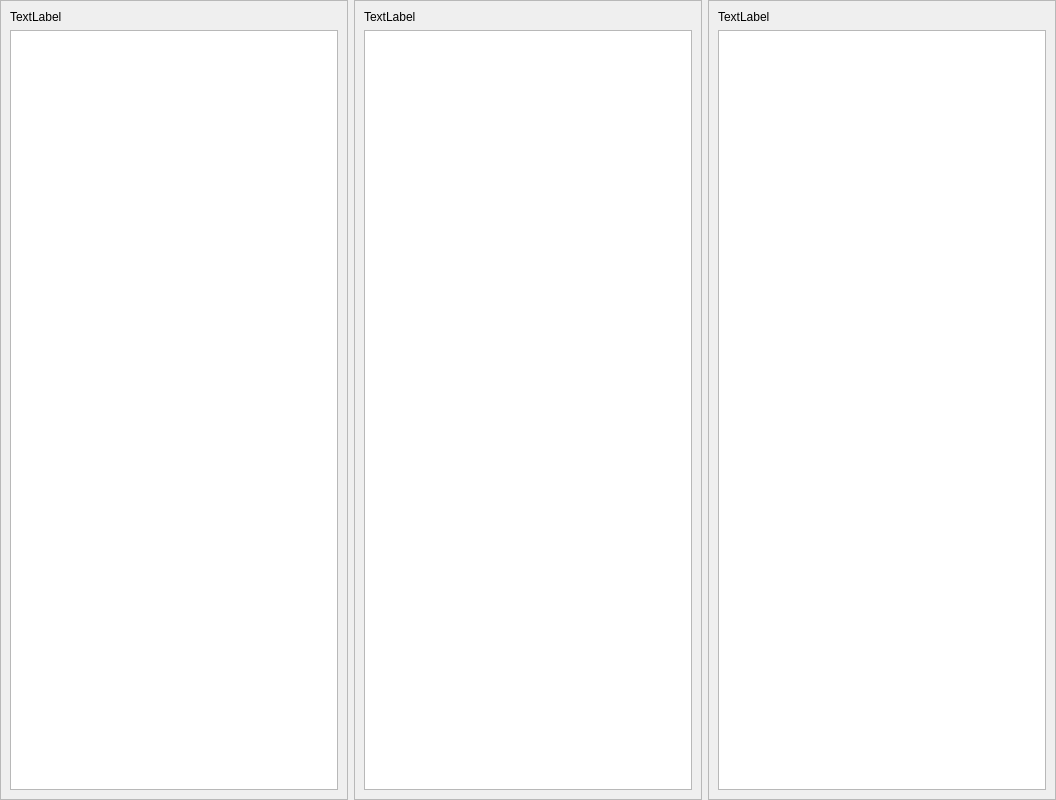
<?xml version="1.0" encoding="UTF-8"?>
<ui version="4.0">
 <class>Form</class>
 <widget class="QWidget" name="Form">
  <property name="geometry">
   <rect>
    <x>0</x>
    <y>0</y>
    <width>1056</width>
    <height>800</height>
   </rect>
  </property>
  <property name="windowTitle">
   <string>Form</string>
  </property>
  <layout class="QGridLayout" name="gridLayout">
   <property name="leftMargin">
    <number>0</number>
   </property>
   <property name="topMargin">
    <number>0</number>
   </property>
   <property name="rightMargin">
    <number>0</number>
   </property>
   <property name="bottomMargin">
    <number>0</number>
   </property>
   <item row="0" column="0">
    <widget class="QFrame" name="frame">
     <property name="frameShape">
      <enum>QFrame::StyledPanel</enum>
     </property>
     <property name="frameShadow">
      <enum>QFrame::Raised</enum>
     </property>
     <layout class="QGridLayout" name="gridLayout_2">
      <item row="0" column="0">
       <widget class="QLabel" name="lbl_a">
        <property name="text">
         <string>TextLabel</string>
        </property>
       </widget>
      </item>
      <item row="1" column="0">
       <widget class="QTableWidget" name="tbl_a"/>
      </item>
     </layout>
    </widget>
   </item>
   <item row="0" column="1">
    <widget class="QFrame" name="frame_2">
     <property name="frameShape">
      <enum>QFrame::StyledPanel</enum>
     </property>
     <property name="frameShadow">
      <enum>QFrame::Raised</enum>
     </property>
     <layout class="QGridLayout" name="gridLayout_3">
      <item row="0" column="0">
       <widget class="QLabel" name="lbl_b">
        <property name="text">
         <string>TextLabel</string>
        </property>
       </widget>
      </item>
      <item row="1" column="0">
       <widget class="QTableWidget" name="tbl_b"/>
      </item>
     </layout>
    </widget>
   </item>
   <item row="0" column="2">
    <widget class="QFrame" name="frame_3">
     <property name="frameShape">
      <enum>QFrame::StyledPanel</enum>
     </property>
     <property name="frameShadow">
      <enum>QFrame::Raised</enum>
     </property>
     <layout class="QGridLayout" name="gridLayout_4">
      <item row="0" column="0">
       <widget class="QLabel" name="lbl_c">
        <property name="text">
         <string>TextLabel</string>
        </property>
       </widget>
      </item>
      <item row="1" column="0">
       <widget class="QTableWidget" name="tbl_c"/>
      </item>
     </layout>
    </widget>
   </item>
  </layout>
 </widget>
 <resources/>
 <connections/>
</ui>
